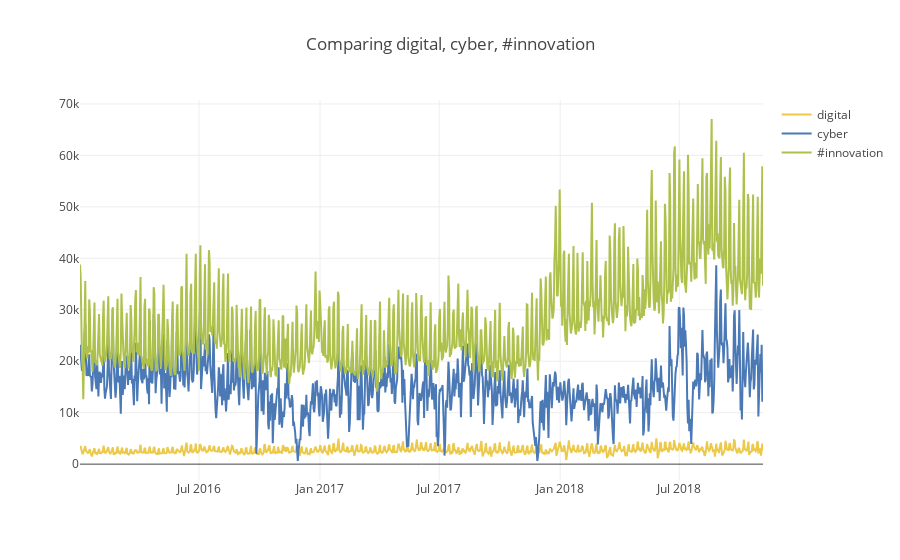

This figure's notebook cell:
### Code cell
compare = ['digital','cyber','#innovation']
traces = []
for word in compare:
    load(word)
    name = ', '.join(compare)
data = traces
layout = dict(
    title = str("Comparing "+name),
)
fig = dict(data=data, layout=layout)
py.iplot(fig, filename = str(word+'_time-series-simple.html'))

### Figure 1 — Plotly figure (JSON) as saved in the notebook; plotly's stock layout.template omitted (floating-point values rounded to 4 significant figures; data arrays with more than 128 entries replaced by an {"elided": "..."} marker saying what was removed)
{"data": [{"line": {"color": "#ECC949"}, "name": "digital", "type": "scatter", "uid": "b1f1a73c-b2da-441b-8542-475ea1a1665d", "x": {"elided": "1038 str values"}, "y": {"elided": "1038 int values"}}, {"line": {"color": "#4B79B5"}, "name": "cyber", "type": "scatter", "uid": "52d749cc-e62a-4cad-93f0-7f28ea414dc1", "x": {"elided": "1038 str values"}, "y": {"elided": "1038 int values"}}, {"line": {"color": "#AEC14C"}, "name": "#innovation", "type": "scatter", "uid": "0fc271e3-33df-40c4-a5eb-e76f90b79ef9", "x": {"elided": "1038 str values"}, "y": {"elided": "1038 int values"}}], "layout": {"title": "Comparing digital, cyber, #innovation"}}
